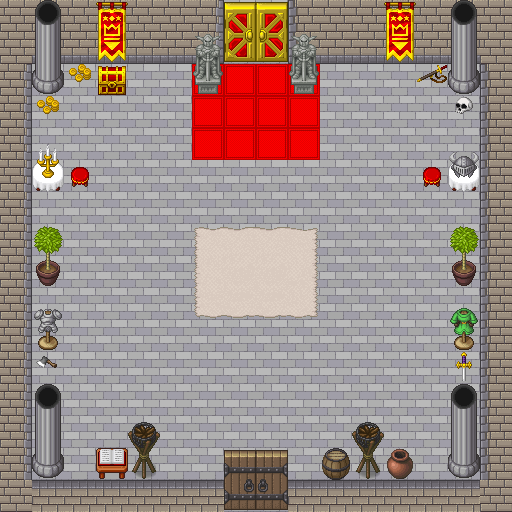

Tiled map render using the project's own tile images. Description and the whole map definition, tile-layer contents included, below:
An orthogonal 16x16 tile map with 32x32 px tiles, 5 tile layers (ground, walls, carpet, decos, ...) and 23 objects (19x collision, throneroomexit, exteriorexit, player, playerexitthrone).

<map version="1.10" tiledversion="1.10.0" orientation="orthogonal" renderorder="right-down" width="16" height="16" tilewidth="32" tileheight="32" infinite="0" nextlayerid="9" nextobjectid="41">
 <tileset firstgid="1" source="[Base]BaseChip_pipo.tsx" />
 <layer id="1" name="ground" width="16" height="16">
  <data encoding="csv">
290,290,290,290,290,290,290,290,290,290,290,290,290,290,290,290,
290,290,290,290,290,290,290,290,290,290,290,290,290,290,290,290,
290,290,290,290,290,290,290,290,290,290,290,290,290,290,290,290,
290,290,290,290,290,290,290,290,290,290,290,290,290,290,290,290,
290,290,290,290,290,290,290,290,290,290,290,290,290,290,290,290,
290,290,290,290,290,290,290,290,290,290,290,290,290,290,290,290,
290,290,290,290,290,290,290,290,290,290,290,290,290,290,290,290,
290,290,290,290,290,290,290,290,290,290,290,290,290,290,290,290,
290,290,290,290,290,290,290,290,290,290,290,290,290,290,290,290,
290,290,290,290,290,290,290,290,290,290,290,290,290,290,290,290,
290,290,290,290,290,290,290,290,290,290,290,290,290,290,290,290,
290,290,290,290,290,290,290,290,290,290,290,290,290,290,290,290,
290,290,290,290,290,290,290,290,290,290,290,290,290,290,290,290,
290,290,290,290,290,290,290,290,290,290,290,290,290,290,290,290,
290,290,290,290,290,290,290,290,290,290,290,290,290,290,290,290,
290,290,290,290,290,290,290,290,290,290,290,290,290,290,290,290
</data>
 </layer>
 <layer id="2" name="walls" width="16" height="16">
  <data encoding="csv">
450,450,450,450,450,450,451,645,646,449,450,450,450,450,450,450,
450,458,458,458,458,458,459,653,654,457,458,458,458,458,458,450,
451,0,0,0,0,0,0,0,0,0,0,0,0,0,0,449,
451,0,0,0,0,0,0,0,0,0,0,0,0,0,0,449,
451,0,0,0,0,0,0,0,0,0,0,0,0,0,0,449,
451,0,0,0,0,0,0,0,0,0,0,0,0,0,0,449,
451,0,0,0,0,0,0,0,0,0,0,0,0,0,0,449,
451,0,0,0,0,0,0,0,0,0,0,0,0,0,0,449,
451,0,0,0,0,0,0,0,0,0,0,0,0,0,0,449,
451,0,0,0,0,0,0,0,0,0,0,0,0,0,0,449,
451,0,0,0,0,0,0,0,0,0,0,0,0,0,0,449,
451,0,0,0,0,0,0,0,0,0,0,0,0,0,0,449,
451,0,0,0,0,0,0,0,0,0,0,0,0,0,0,449,
451,0,0,0,0,0,0,0,0,0,0,0,0,0,0,449,
451,0,0,0,0,0,0,0,0,0,0,0,0,0,0,449,
450,3221225930,3221225930,3221225930,3221225930,3221225930,3221225930,649,650,3221225930,3221225930,3221225930,3221225930,3221225930,3221225930,450
</data>
 </layer>
 <layer id="3" name="carpet" width="16" height="16">
  <data encoding="csv">
0,906,0,0,0,0,0,0,0,0,0,0,0,0,906,0,
0,914,0,0,0,0,0,0,0,0,0,0,0,0,914,0,
0,922,0,0,0,0,294,294,294,294,0,0,0,0,922,0,
0,0,0,0,0,0,294,294,294,294,0,0,0,0,0,0,
0,0,0,0,0,0,294,294,294,294,0,0,0,0,0,0,
0,748,756,0,0,0,0,0,0,0,0,0,0,756,748,0,
0,0,0,0,0,0,0,0,0,0,0,0,0,0,0,0,
0,0,0,0,0,0,0,0,0,0,0,0,0,0,0,0,
0,0,0,0,0,0,0,0,0,0,0,0,0,0,0,0,
0,0,0,0,0,0,0,0,0,0,0,0,0,0,0,0,
0,0,0,0,0,0,0,0,0,0,0,0,0,0,0,0,
0,0,0,0,0,0,0,0,0,0,0,0,0,0,0,0,
0,0,0,0,0,0,0,0,0,0,0,0,0,0,0,0,
0,0,0,0,0,0,0,0,0,0,0,0,0,0,0,0,
0,922,0,747,916,0,0,0,0,0,0,916,0,0,922,0,
0,0,0,0,0,0,0,0,0,0,0,0,0,0,0,0
</data>
 </layer>
 <layer id="4" name="decos" width="16" height="16">
  <data encoding="csv">
0,0,0,829,0,0,0,0,0,0,0,0,829,0,0,0,
0,0,0,837,0,0,909,0,0,909,0,0,837,0,0,0,
0,0,995,863,0,0,917,0,0,917,0,0,0,1053,0,0,
0,995,0,0,0,0,0,0,0,0,0,0,0,0,1055,0,
0,0,0,0,0,0,0,0,0,0,0,0,0,0,0,0,
0,1005,0,0,0,0,0,0,0,0,0,0,0,0,1025,0,
0,0,0,0,0,0,0,0,0,0,0,0,0,0,0,0,
0,0,0,0,0,0,838,839,839,840,0,0,0,0,0,0,
0,920,0,0,0,0,846,847,847,848,0,0,0,0,920,0,
0,0,0,0,0,0,854,855,855,856,0,0,0,0,0,0,
0,1041,0,0,0,0,0,0,0,0,0,0,0,0,1042,0,
0,1054,0,0,0,0,0,0,0,0,0,0,0,0,1061,0,
0,0,0,0,0,0,0,0,0,0,0,0,0,0,0,0,
0,0,0,0,0,0,0,0,0,0,0,0,0,0,0,0,
0,0,0,954,0,0,0,0,0,0,876,0,860,0,0,0,
0,0,0,0,0,0,0,0,0,0,0,0,0,0,0,0
</data>
 </layer>
 <layer id="8" name="top" width="16" height="16">
  <data encoding="csv">
0,0,0,0,0,0,0,0,0,0,0,0,0,0,0,0,
0,0,0,0,0,0,0,0,0,0,0,0,0,0,0,0,
0,0,0,0,0,0,0,0,0,0,0,0,0,0,0,0,
0,0,0,0,0,0,0,0,0,0,0,0,0,0,0,0,
0,997,0,0,0,0,0,0,0,0,0,0,0,0,1017,0,
0,0,0,0,0,0,0,0,0,0,0,0,0,0,0,0,
0,0,0,0,0,0,0,0,0,0,0,0,0,0,0,0,
0,912,0,0,0,0,0,0,0,0,0,0,0,0,912,0,
0,0,0,0,0,0,0,0,0,0,0,0,0,0,0,0,
0,1033,0,0,0,0,0,0,0,0,0,0,0,0,1034,0,
0,0,0,0,0,0,0,0,0,0,0,0,0,0,0,0,
0,0,0,0,0,0,0,0,0,0,0,0,0,0,0,0,
0,906,0,0,0,0,0,0,0,0,0,0,0,0,906,0,
0,914,0,0,908,0,0,0,0,0,0,908,0,0,914,0,
0,0,0,0,0,0,0,641,642,0,0,0,0,0,0,0,
0,0,0,0,0,0,0,0,0,0,0,0,0,0,0,0
</data>
 </layer>
 <objectgroup id="5" name="collisions" class="collision">
  <object id="1" type="collision" x="0" y="0" width="512" height="64" />
  <object id="2" type="collision" x="0" y="64" width="32" height="448" />
  <object id="3" type="collision" x="480" y="64" width="32" height="448" />
  <object id="4" type="collision" x="32" y="480" width="448" height="32" />
  <object id="7" type="collision" x="96" y="64" width="32" height="32" />
  <object id="8" type="collision" x="192" y="64" width="32" height="32" />
  <object id="9" type="collision" x="288" y="64" width="32" height="32" />
  <object id="11" type="collision" x="32" y="160" width="64" height="32" />
  <object id="12" type="collision" x="416" y="160" width="64" height="32" />
  <object id="13" type="collision" x="32" y="256" width="32" height="32" />
  <object id="14" type="collision" x="448" y="256" width="32" height="32" />
  <object id="15" type="collision" x="32" y="320" width="32" height="32" />
  <object id="16" type="collision" x="448" y="320" width="32" height="32" />
  <object id="17" type="collision" x="32" y="64" width="32" height="32" />
  <object id="18" type="collision" x="448" y="64" width="32" height="32" />
  <object id="19" type="collision" x="32" y="448" width="32" height="32" />
  <object id="20" type="collision" x="448" y="448" width="32" height="32" />
  <object id="21" type="collision" x="96" y="448" width="64" height="32" />
  <object id="22" type="collision" x="320" y="448" width="96" height="32" />
  <object id="31" name="throneroomexit" x="224.871" y="54.824" width="61.3285" height="20.4428" />
  <object id="32" name="exteriorexit" x="223.013" y="465.539" width="65.0454" height="19.5136" />
 </objectgroup>
 <objectgroup id="6" name="player">
  <object id="28" name="player" x="253.677" y="124.515">
   <point />
  </object>
  <object id="40" name="playerexitthrone" x="254.606" y="422.795">
   <point />
  </object>
 </objectgroup>
</map>
